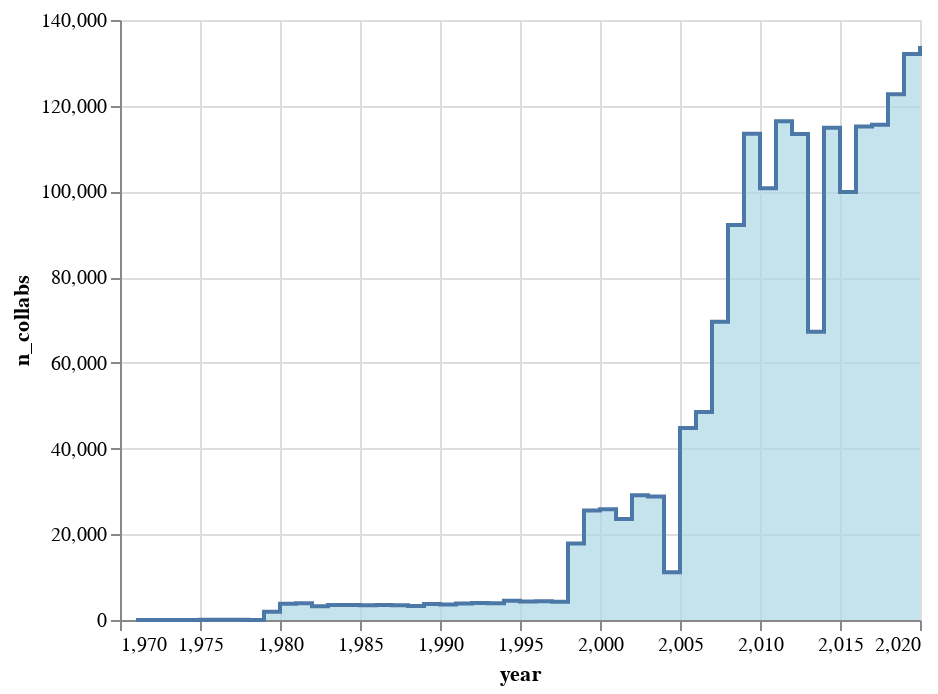

Notebook code for this chart:
### Code cell
alt.Chart(df_summary).mark_area(
    color="lightblue",
    interpolate='step-after',
    line=True
).encode(
    x='year',
    y='n_collabs'
)

### Figure 1 — Vega-Lite specification as saved in the notebook (floating-point values rounded to 4 significant figures)
{"config": {"view": {"continuousWidth": 400, "continuousHeight": 300}}, "data": {"name": "data-b0d64454579e5b17c1b44d523476cb66"}, "mark": {"type": "area", "color": "lightblue", "interpolate": "step-after", "line": true}, "encoding": {"x": {"type": "quantitative", "field": "year"}, "y": {"type": "quantitative", "field": "n_collabs"}}, "$schema": "https://vega.github.io/schema/vega-lite/v4.8.1.json", "datasets": {"data-b0d64454579e5b17c1b44d523476cb66": [{"year": 1971, "n_authors": 35, "n_papers": 28, "n_authors_per_paper": 1.5, "n_papers_per_author": 1.2, "n_collabs": 13, "n_isolates": 12, "mean_collabs": 0.7429, "largest_component": 0.1143, "deg_assort": -0.2133, "avg_clustering": 0.0, "transitivity": 0.0}, {"year": 1972, "n_authors": 58, "n_papers": 42, "n_authors_per_paper": 1.429, "n_papers_per_author": 1.034, "n_collabs": 18, "n_isolates": 22, "mean_collabs": 0.6207, "largest_component": 0.03448, "deg_assort": null, "avg_clustering": 0.0, "transitivity": 0.0}, {"year": 1973, "n_authors": 47, "n_papers": 36, "n_authors_per_paper": 1.333, "n_papers_per_author": 1.021, "n_collabs": 12, "n_isolates": 23, "mean_collabs": 0.5106, "largest_component": 0.04255, "deg_assort": null, "avg_clustering": 0.0, "transitivity": 0.0}, {"year": 1974, "n_authors": 47, "n_papers": 34, "n_authors_per_paper": 1.441, "n_papers_per_author": 1.043, "n_collabs": 15, "n_isolates": 17, "mean_collabs": 0.6383, "largest_component": 0.04255, "deg_assort": null, "avg_clustering": 0.0, "transitivity": 0.0}, {"year": 1975, "n_authors": 161, "n_papers": 131, "n_authors_per_paper": 1.359, "n_papers_per_author": 1.106, "n_collabs": 44, "n_isolates": 74, "mean_collabs": 0.5466, "largest_component": 0.01863, "deg_assort": -0.02326, "avg_clustering": 0.0, "transitivity": 0.0}, {"year": 1976, "n_authors": 120, "n_papers": 96, "n_authors_per_paper": 1.375, "n_papers_per_author": 1.1, "n_collabs": 35, "n_isolates": 54, "mean_collabs": 0.5833, "largest_component": 0.03333, "deg_assort": -0.09804, "avg_clustering": 0.0, "transitivity": 0.0}, {"year": 1977, "n_authors": 103, "n_papers": 81, "n_authors_per_paper": 1.432, "n_papers_per_author": 1.126, "n_collabs": 34, "n_isolates": 38, "mean_collabs": 0.6602, "largest_component": 0.02913, "deg_assort": -0.09677, "avg_clustering": 0.0, "transitivity": 0.0}, {"year": 1978, "n_authors": 34, "n_papers": 28, "n_authors_per_paper": 1.357, "n_papers_per_author": 1.118, "n_collabs": 10, "n_isolates": 14, "mean_collabs": 0.5882, "largest_component": 0.05882, "deg_assort": null, "avg_clustering": 0.0, "transitivity": 0.0}, {"year": 1979, "n_authors": 8860, "n_papers": 7996, "n_authors_per_paper": 1.248, "n_papers_per_author": 1.126, "n_collabs": 1914, "n_isolates": 5197, "mean_collabs": 0.4321, "largest_component": 0.0006772, "deg_assort": 0.01995, "avg_clustering": 0.0, "transitivity": 0.0}, {"year": 1980, "n_authors": 15717, "n_papers": 15008, "n_authors_per_paper": 1.265, "n_papers_per_author": 1.208, "n_collabs": 3797, "n_isolates": 8707, "mean_collabs": 0.4832, "largest_component": 0.000509, "deg_assort": -0.02675, "avg_clustering": 0.0001485, "transitivity": 0.004184}, {"year": 1981, "n_authors": 15820, "n_papers": 15090, "n_authors_per_paper": 1.271, "n_papers_per_author": 1.212, "n_collabs": 3909, "n_isolates": 8603, "mean_collabs": 0.4942, "largest_component": 0.0006321, "deg_assort": 0.0005716, "avg_clustering": 0.0, "transitivity": 0.0}, {"year": 1982, "n_authors": 13248, "n_papers": 12408, "n_authors_per_paper": 1.271, "n_papers_per_author": 1.191, "n_collabs": 3231, "n_isolates": 7205, "mean_collabs": 0.4878, "largest_component": 0.0006793, "deg_assort": -0.01462, "avg_clustering": 0.0, "transitivity": 0.0}, {"year": 1983, "n_authors": 14570, "n_papers": 13565, "n_authors_per_paper": 1.272, "n_papers_per_author": 1.184, "n_collabs": 3527, "n_isolates": 7947, "mean_collabs": 0.4841, "largest_component": 0.0004804, "deg_assort": -0.008598, "avg_clustering": 0.0, "transitivity": 0.0}, {"year": 1984, "n_authors": 14422, "n_papers": 13707, "n_authors_per_paper": 1.268, "n_papers_per_author": 1.206, "n_collabs": 3488, "n_isolates": 7955, "mean_collabs": 0.4837, "largest_component": 0.0007627, "deg_assort": 0.02082, "avg_clustering": 0.0001618, "transitivity": 0.00471}, {"year": 1985, "n_authors": 14106, "n_papers": 13415, "n_authors_per_paper": 1.268, "n_papers_per_author": 1.205, "n_collabs": 3418, "n_isolates": 7728, "mean_collabs": 0.4846, "largest_component": 0.0005671, "deg_assort": 0.004392, "avg_clustering": 0.0, "transitivity": 0.0}, {"year": 1986, "n_authors": 14348, "n_papers": 13360, "n_authors_per_paper": 1.272, "n_papers_per_author": 1.185, "n_collabs": 3513, "n_isolates": 7740, "mean_collabs": 0.4897, "largest_component": 0.000697, "deg_assort": -0.01331, "avg_clustering": 0.0, "transitivity": 0.0}, {"year": 1987, "n_authors": 14471, "n_papers": 13475, "n_authors_per_paper": 1.269, "n_papers_per_author": 1.181, "n_collabs": 3466, "n_isolates": 7976, "mean_collabs": 0.479, "largest_component": 0.0008983, "deg_assort": 0.05712, "avg_clustering": 0.0003686, "transitivity": 0.01172}, {"year": 1988, "n_authors": 13647, "n_papers": 12683, "n_authors_per_paper": 1.268, "n_papers_per_author": 1.179, "n_collabs": 3265, "n_isolates": 7483, "mean_collabs": 0.4785, "largest_component": 0.0005129, "deg_assort": 0.02302, "avg_clustering": 0.0, "transitivity": 0.0}, {"year": 1989, "n_authors": 15746, "n_papers": 14852, "n_authors_per_paper": 1.26, "n_papers_per_author": 1.189, "n_collabs": 3721, "n_isolates": 8757, "mean_collabs": 0.4726, "largest_component": 0.0004446, "deg_assort": -0.009351, "avg_clustering": 0.0, "transitivity": 0.0}, {"year": 1990, "n_authors": 15161, "n_papers": 14224, "n_authors_per_paper": 1.266, "n_papers_per_author": 1.187, "n_collabs": 3636, "n_isolates": 8336, "mean_collabs": 0.4797, "largest_component": 0.0005277, "deg_assort": 0.02035, "avg_clustering": 0.0001979, "transitivity": 0.005714}, {"year": 1991, "n_authors": 15641, "n_papers": 14467, "n_authors_per_paper": 1.278, "n_papers_per_author": 1.182, "n_collabs": 3851, "n_isolates": 8415, "mean_collabs": 0.4924, "largest_component": 0.0005115, "deg_assort": 0.0154, "avg_clustering": 0.0, "transitivity": 0.0}, {"year": 1992, "n_authors": 15973, "n_papers": 14889, "n_authors_per_paper": 1.278, "n_papers_per_author": 1.192, "n_collabs": 3978, "n_isolates": 8567, "mean_collabs": 0.4981, "largest_component": 0.0005008, "deg_assort": 0.07064, "avg_clustering": 0.0003965, "transitivity": 0.02396}, {"year": 1993, "n_authors": 15768, "n_papers": 14683, "n_authors_per_paper": 1.279, "n_papers_per_author": 1.191, "n_collabs": 3910, "n_isolates": 8438, "mean_collabs": 0.4959, "largest_component": 0.0005074, "deg_assort": -0.003961, "avg_clustering": 9.513e-05, "transitivity": 0.005445}, {"year": 1994, "n_authors": 17965, "n_papers": 16970, "n_authors_per_paper": 1.275, "n_papers_per_author": 1.204, "n_collabs": 4480, "n_isolates": 9653, "mean_collabs": 0.4987, "largest_component": 0.000835, "deg_assort": 0.04235, "avg_clustering": 0.0, "transitivity": 0.0}, {"year": 1995, "n_authors": 17882, "n_papers": 16748, "n_authors_per_paper": 1.269, "n_papers_per_author": 1.189, "n_collabs": 4327, "n_isolates": 9758, "mean_collabs": 0.484, "largest_component": 0.0005033, "deg_assort": 0.04411, "avg_clustering": 0.0001305, "transitivity": 0.004854}, {"year": 1996, "n_authors": 17514, "n_papers": 16117, "n_authors_per_paper": 1.28, "n_papers_per_author": 1.178, "n_collabs": 4354, "n_isolates": 9343, "mean_collabs": 0.4972, "largest_component": 0.0003997, "deg_assort": -0.007636, "avg_clustering": 0.0001713, "transitivity": 0.004886}, {"year": 1997, "n_authors": 17462, "n_papers": 15988, "n_authors_per_paper": 1.278, "n_papers_per_author": 1.17, "n_collabs": 4282, "n_isolates": 9388, "mean_collabs": 0.4904, "largest_component": 0.0004009, "deg_assort": 0.01113, "avg_clustering": 0.0, "transitivity": 0.0}, {"year": 1998, "n_authors": 21557, "n_papers": 14482, "n_authors_per_paper": 1.758, "n_papers_per_author": 1.181, "n_collabs": 17871, "n_isolates": 6230, "mean_collabs": 1.658, "largest_component": 0.004685, "deg_assort": 0.8288, "avg_clustering": 0.374, "transitivity": 0.8591}, {"year": 1999, "n_authors": 26441, "n_papers": 17212, "n_authors_per_paper": 1.864, "n_papers_per_author": 1.213, "n_collabs": 25535, "n_isolates": 6745, "mean_collabs": 1.931, "largest_component": 0.004992, "deg_assort": 0.7577, "avg_clustering": 0.4213, "transitivity": 0.8359}, {"year": 2000, "n_authors": 26663, "n_papers": 17873, "n_authors_per_paper": 1.847, "n_papers_per_author": 1.238, "n_collabs": 25841, "n_isolates": 6901, "mean_collabs": 1.938, "largest_component": 0.006038, "deg_assort": 0.8258, "avg_clustering": 0.4107, "transitivity": 0.8388}, {"year": 2001, "n_authors": 24504, "n_papers": 15852, "n_authors_per_paper": 1.86, "n_papers_per_author": 1.203, "n_collabs": 23559, "n_isolates": 6346, "mean_collabs": 1.923, "largest_component": 0.005673, "deg_assort": 0.7124, "avg_clustering": 0.4285, "transitivity": 0.8308}, {"year": 2002, "n_authors": 28400, "n_papers": 18485, "n_authors_per_paper": 1.912, "n_papers_per_author": 1.245, "n_collabs": 29089, "n_isolates": 6718, "mean_collabs": 2.049, "largest_component": 0.02947, "deg_assort": 0.6185, "avg_clustering": 0.4384, "transitivity": 0.788}, {"year": 2003, "n_authors": 27480, "n_papers": 17449, "n_authors_per_paper": 1.929, "n_papers_per_author": 1.225, "n_collabs": 28829, "n_isolates": 6391, "mean_collabs": 2.098, "largest_component": 0.004803, "deg_assort": 0.7948, "avg_clustering": 0.4556, "transitivity": 0.8458}, {"year": 2004, "n_authors": 11193, "n_papers": 6432, "n_authors_per_paper": 1.932, "n_papers_per_author": 1.11, "n_collabs": 11136, "n_isolates": 2806, "mean_collabs": 1.99, "largest_component": 0.005092, "deg_assort": 0.9276, "avg_clustering": 0.4537, "transitivity": 0.9234}, {"year": 2005, "n_authors": 33034, "n_papers": 18775, "n_authors_per_paper": 2.242, "n_papers_per_author": 1.274, "n_collabs": 44784, "n_isolates": 5384, "mean_collabs": 2.711, "largest_component": 0.09136, "deg_assort": 0.6143, "avg_clustering": 0.545, "transitivity": 0.7351}, {"year": 2006, "n_authors": 34145, "n_papers": 18837, "n_authors_per_paper": 2.3, "n_papers_per_author": 1.269, "n_collabs": 48534, "n_isolates": 5061, "mean_collabs": 2.843, "largest_component": 0.07846, "deg_assort": 0.6835, "avg_clustering": 0.5567, "transitivity": 0.7646}, {"year": 2007, "n_authors": 47580, "n_papers": 28125, "n_authors_per_paper": 2.254, "n_papers_per_author": 1.332, "n_collabs": 69576, "n_isolates": 7609, "mean_collabs": 2.925, "largest_component": 0.1646, "deg_assort": 0.5609, "avg_clustering": 0.5437, "transitivity": 0.7004}, {"year": 2008, "n_authors": 59667, "n_papers": 35104, "n_authors_per_paper": 2.318, "n_papers_per_author": 1.364, "n_collabs": 92181, "n_isolates": 8751, "mean_collabs": 3.09, "largest_component": 0.2003, "deg_assort": 0.5342, "avg_clustering": 0.5646, "transitivity": 0.6902}, {"year": 2009, "n_authors": 70702, "n_papers": 41251, "n_authors_per_paper": 2.32, "n_papers_per_author": 1.354, "n_collabs": 113433, "n_isolates": 10591, "mean_collabs": 3.209, "largest_component": 0.2118, "deg_assort": 0.8821, "avg_clustering": 0.564, "transitivity": 0.7853}, {"year": 2010, "n_authors": 65676, "n_papers": 37039, "n_authors_per_paper": 2.34, "n_papers_per_author": 1.32, "n_collabs": 100742, "n_isolates": 9570, "mean_collabs": 3.068, "largest_component": 0.1823, "deg_assort": 0.7687, "avg_clustering": 0.5725, "transitivity": 0.7523}, {"year": 2011, "n_authors": 67938, "n_papers": 36226, "n_authors_per_paper": 2.488, "n_papers_per_author": 1.327, "n_collabs": 116363, "n_isolates": 8740, "mean_collabs": 3.426, "largest_component": 0.2069, "deg_assort": 0.6723, "avg_clustering": 0.5995, "transitivity": 0.7055}, {"year": 2012, "n_authors": 66880, "n_papers": 35059, "n_authors_per_paper": 2.496, "n_papers_per_author": 1.308, "n_collabs": 113423, "n_isolates": 8323, "mean_collabs": 3.392, "largest_component": 0.2006, "deg_assort": 0.6344, "avg_clustering": 0.6077, "transitivity": 0.725}, {"year": 2013, "n_authors": 41771, "n_papers": 19696, "n_authors_per_paper": 2.556, "n_papers_per_author": 1.205, "n_collabs": 67267, "n_isolates": 5049, "mean_collabs": 3.221, "largest_component": 0.08073, "deg_assort": 0.6317, "avg_clustering": 0.6296, "transitivity": 0.8003}, {"year": 2014, "n_authors": 68363, "n_papers": 37226, "n_authors_per_paper": 2.456, "n_papers_per_author": 1.337, "n_collabs": 114852, "n_isolates": 8417, "mean_collabs": 3.36, "largest_component": 0.2105, "deg_assort": 0.911, "avg_clustering": 0.6033, "transitivity": 0.8042}, {"year": 2015, "n_authors": 67181, "n_papers": 36610, "n_authors_per_paper": 2.38, "n_papers_per_author": 1.297, "n_collabs": 99874, "n_isolates": 8830, "mean_collabs": 2.973, "largest_component": 0.1344, "deg_assort": 0.5224, "avg_clustering": 0.5833, "transitivity": 0.7345}, {"year": 2016, "n_authors": 72588, "n_papers": 38587, "n_authors_per_paper": 2.455, "n_papers_per_author": 1.305, "n_collabs": 115138, "n_isolates": 8665, "mean_collabs": 3.172, "largest_component": 0.1615, "deg_assort": 0.7194, "avg_clustering": 0.6025, "transitivity": 0.754}, {"year": 2017, "n_authors": 73079, "n_papers": 38305, "n_authors_per_paper": 2.479, "n_papers_per_author": 1.299, "n_collabs": 115579, "n_isolates": 8428, "mean_collabs": 3.163, "largest_component": 0.1701, "deg_assort": 0.6176, "avg_clustering": 0.6045, "transitivity": 0.7548}, {"year": 2018, "n_authors": 71355, "n_papers": 35528, "n_authors_per_paper": 2.581, "n_papers_per_author": 1.285, "n_collabs": 122699, "n_isolates": 7367, "mean_collabs": 3.439, "largest_component": 0.1816, "deg_assort": 0.8811, "avg_clustering": 0.6283, "transitivity": 0.8138}, {"year": 2019, "n_authors": 75878, "n_papers": 36991, "n_authors_per_paper": 2.642, "n_papers_per_author": 1.288, "n_collabs": 132041, "n_isolates": 7256, "mean_collabs": 3.48, "largest_component": 0.1909, "deg_assort": 0.9046, "avg_clustering": 0.643, "transitivity": 0.8107}, {"year": 2020, "n_authors": 77282, "n_papers": 37152, "n_authors_per_paper": 2.659, "n_papers_per_author": 1.278, "n_collabs": 133958, "n_isolates": 7373, "mean_collabs": 3.467, "largest_component": 0.1917, "deg_assort": 0.6969, "avg_clustering": 0.6467, "transitivity": 0.7676}]}}
